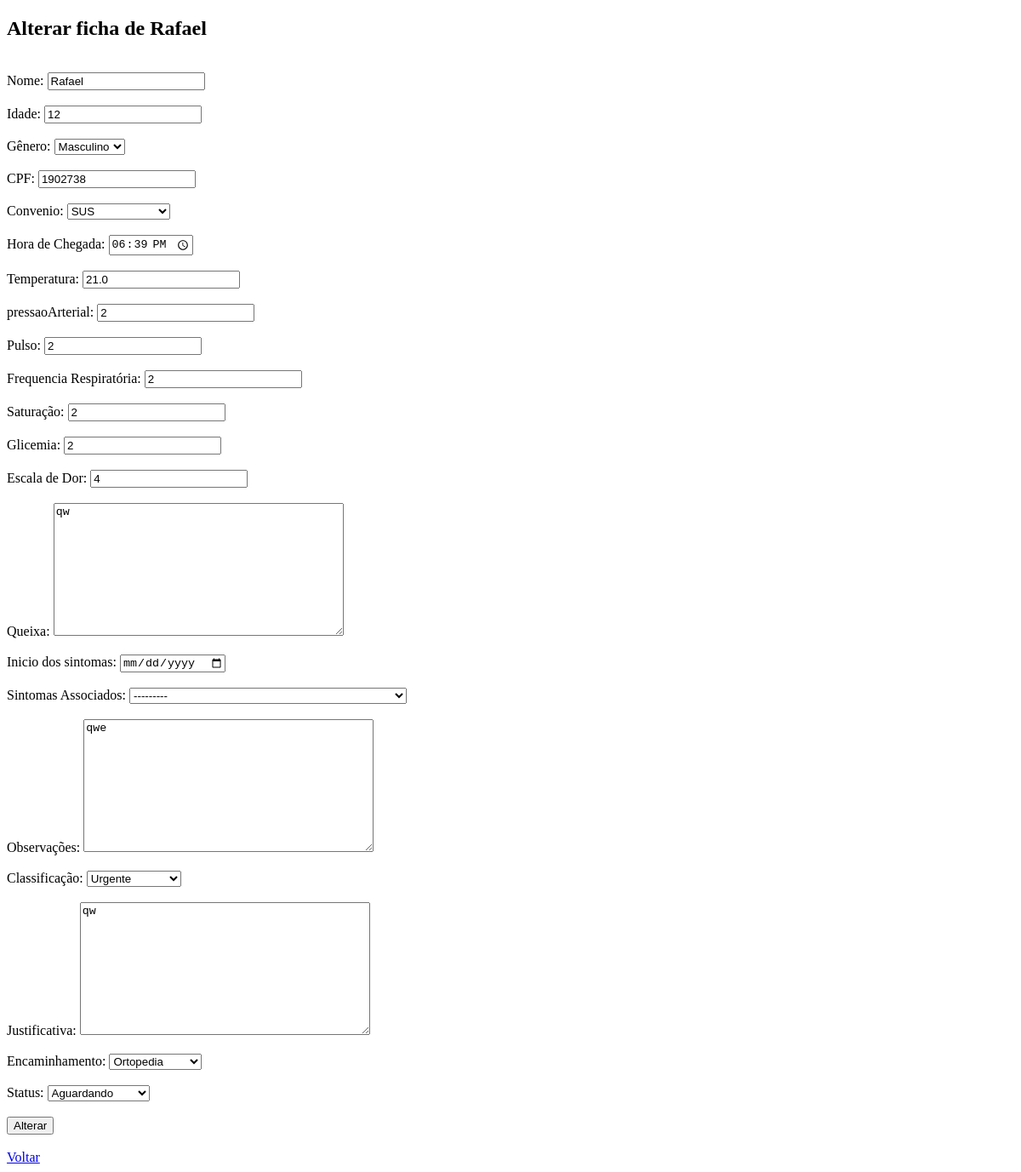
Page /master/atualizar/1 on the earlier database version.
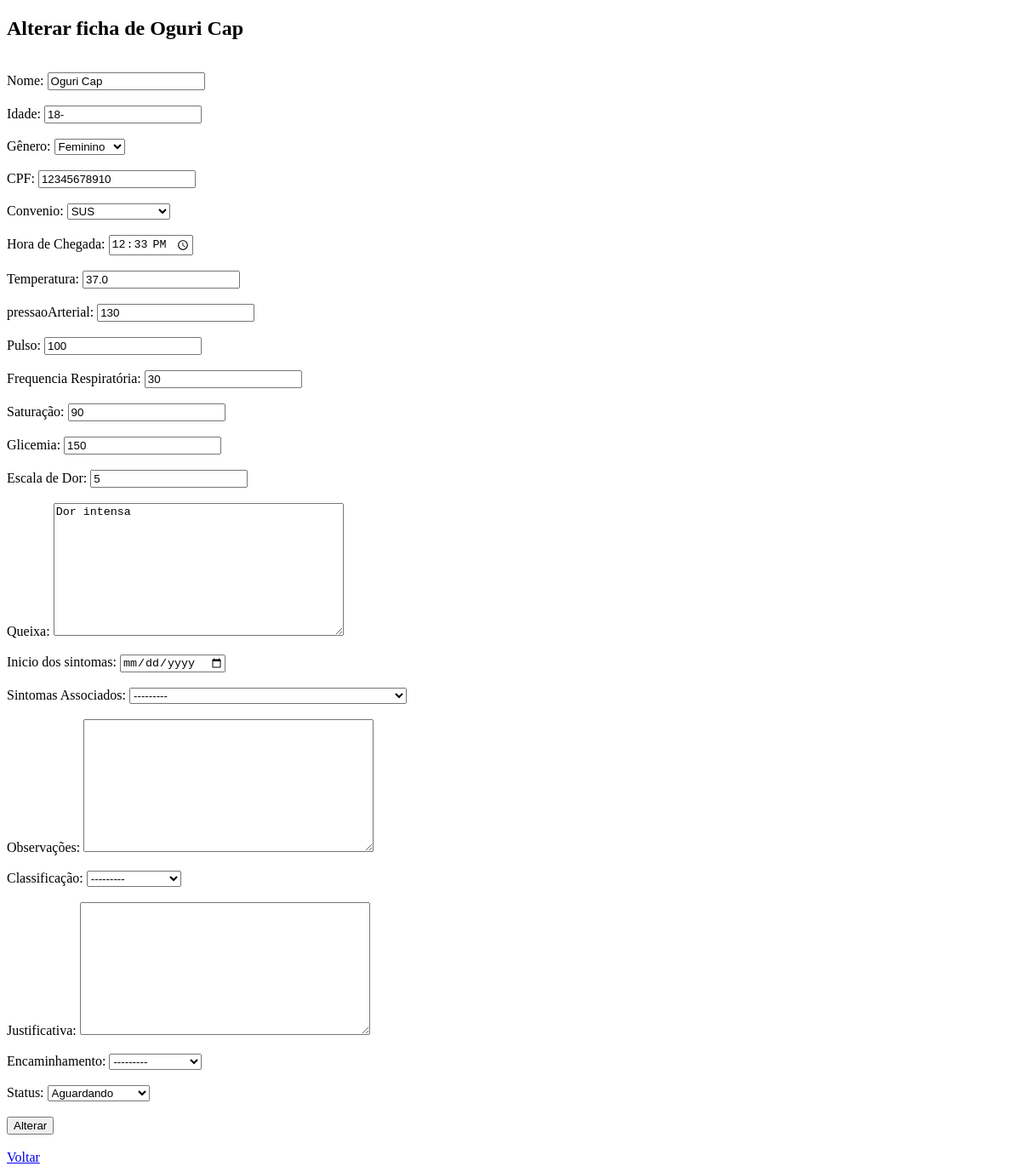
Same page on the later database version.
### triagem/models.py (models this page shows, shortened)
class Paciente(models.Model):
    Sexualidade = [
        ('Masculino', 'Masculino'),
        ('Feminino', 'Feminino'),
    ]
    Convenios = [
        ('SUS', 'SUS'),
        ('Unimed', 'Unimed'),
        ('Hapvida', 'Hapvida'),
        ('Amil', 'Amil'),
        ('Bradesco Saude', 'Bradesco Saude'),
    ]
    Status = [
        ('Aguardando', 'Aguardando'),
        ('Em atendimento', 'Em atendimento'),
        ('Concluido', 'Concluido'),
    ]
    Sintomas = [
        ('Dor_Toracica', 'Dor Torácica / Aperto no Peito'),
        ('Falta_de_Ar', 'Falta de Ar / Dificuldade para Respirar'),
        ('Alteracao_Neurologica_Grave', 'Alteração de Consciência / Convulsão / Confusão'),
        ('Sangramento_Ativo', 'Sangramento Ativo / Vômito ou Fezes com Sangue'),
        ('Febre', 'Febre / Calafrios'),
        ('Dor_de_Cabeca', 'Dor de Cabeça'),
        ('Tontura_MalEstar', 'Tontura / Fraqueza / Mal-estar Geral'),
        ('Sintomas_Respiratorios_Leves', 'Tosse / Espirros / Dor de Garganta'),
        ('Dor_Abdominal', 'Dor Abdominal / Cólica'),
        ('Sintomas_Gastrointestinais', 'Náusea / Vômito / Diarreia'),
        ('Lesao_Trauma', 'Lesão / Trauma / Queda Recente'),
        ('Dor_Locomotora', 'Dor Muscular / Articular / Lombar'),
        ('Reacao_Alergica_Pele', 'Reação Alérgica / Erupção na Pele / Inchaço'),
        ('Queixa_Urinaria', 'Queixa Urinária (Dor ao urinar / Sangue na urina)'),
        ('Outro', 'Outro'),
    ]
    Risco = [
        ('Vermelho', 'Emergência'),
        ('Laranja', 'Muito Urgente'),
        ('Amarelo', 'Urgente'),
        ('Verde', 'Pouco Urgente'),
        ('Azul', 'Não Urgente'),
    ]
    Profissionais = [
        ('Clinica Medica', 'Clinica Medica'),
        ('Ortopedia', 'Ortopedia'),
        ('Pediatria', 'Pediatria'),
        ('Cardiologia', 'Cardiologia'),
        ('Neurologia', 'Neurologia'),
    ]
    nome = models.CharField(max_length=100)
    idade = models.CharField(max_length=3)
    sexo = models.CharField(choices=Sexualidade, max_length=50)
    cpf = models.CharField(max_length=11)
    convenio = models.CharField(choices=Convenios, max_length=50)
    hora_chegada = models.TimeField(blank=True, null=True)
    temperatura = models.FloatField(max_length=3)
    pressaoArterial = models.CharField(max_length=3)
    pulso = models.CharField(max_length=3)
    frequenciaRespiratoria = models.CharField(max_length=3)
    saturacao = models.CharField(max_length=3)
    glicemia = models.CharField(max_length=3)
    dor = models.IntegerField(validators=[MinValueValidator(0), MaxValueValidator(10)])
    queixa = models.CharField(max_length=1000)
    inicio_sintomas = models.DateField(blank=True, null=True)
    sintomas_associados = models.CharField(choices=Sintomas, max_length=50)
    observacoes = models.CharField(blank=True, null=True, max_length=1000)
    classificacao = models.CharField(choices=Risco, max_length=50,blank=True, null=True)
    justificativa = models.CharField(max_length=200,blank=True, null=True)
    encaminhamento = models.CharField(choices=Profissionais, max_length=50,blank=True, null=True)
    status = models.CharField(max_length=20, choices=Status, default='Aguardando',blank=True, null=True)

### triagem/views.py (the view)
# urls.py: path('atualizar/<int:pk>', update_view, name='atualizar'),
def update_view(request, pk):
    paciente = get_object_or_404(Paciente, pk=pk)
    if request.method == 'GET':
        form = PacienteForm(instance=paciente)
        return render(request, 'site/atualizar.html', {'paciente': paciente, 'form': form})
    elif request.method == 'POST':
        form = PacienteForm(request.POST, instance=paciente)
        if form.is_valid():
            form.save()
            return redirect('hosp:mostrar', pk=paciente.pk)

### triagem/templates/site/atualizar.html (shortened to what this page needs)
{% load static %}
<!DOCTYPE html>
<html lang="en">
<head>
    <link rel="stylesheet" href="{% static 'front/css/atualizar.css' %}?v=2">
</head>
<body>
    <h2>Alterar ficha de {{ paciente.nome }}</h2>
    <form class="form" action="{% url 'hosp:atualizar' paciente.id %}" method="post">
        {% for field in form %}
            <br>
            {{ field.label_tag }}
            {{ field }}
            <br>
        {% endfor %}
        <br>
        <button class="link" type="submit">Alterar</button>
    </form><br>
    <a class="link" href="{% url 'hosp:mostrar' paciente.id %}">Voltar</a>
</body>
</html>

Differences in the rows shown:
changed Paciente "SUS": nome "Rafael" → "Oguri Cap"; idade "12" → "18-"; sexo "Masculino" → "Feminino"; cpf "1902738" → "12345678910"; hora_chegada "18:39:00" → "12:33:00"; temperatura "21.0" → "37.0"; pressaoArterial "2" → "130"; pulso "2" → "100"; frequenciaRespiratoria "2" → "30"; saturacao "2" → "90"; glicemia "2" → "150"; dor "4" → "5"; queixa "qw" → "Dor intensa"; observacoes "qwe" → (not shown); classificacao "Urgente" → "---------"; justificativa "qw" → (not shown); encaminhamento "Ortopedia" → "---------"
